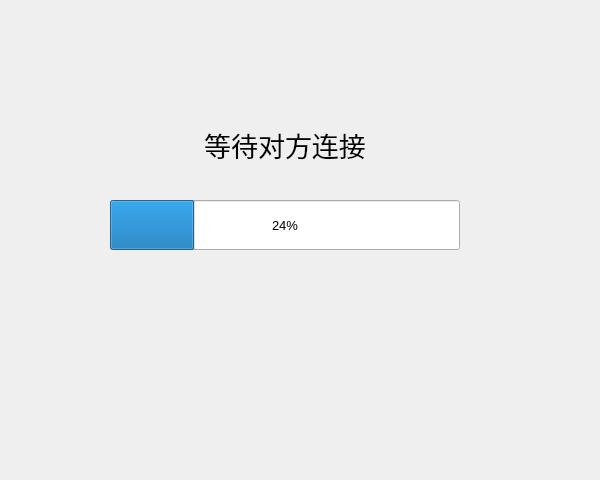
<?xml version="1.0" encoding="UTF-8"?>
<ui version="4.0">
 <class>acceptFileWindow</class>
 <widget class="QWidget" name="acceptFileWindow">
  <property name="geometry">
   <rect>
    <x>0</x>
    <y>0</y>
    <width>600</width>
    <height>480</height>
   </rect>
  </property>
  <property name="minimumSize">
   <size>
    <width>600</width>
    <height>480</height>
   </size>
  </property>
  <property name="maximumSize">
   <size>
    <width>600</width>
    <height>480</height>
   </size>
  </property>
  <property name="windowTitle">
   <string>Form</string>
  </property>
  <widget class="QLabel" name="state_label">
   <property name="geometry">
    <rect>
     <x>85</x>
     <y>120</y>
     <width>400</width>
     <height>50</height>
    </rect>
   </property>
   <property name="font">
    <font>
     <family>楷体</family>
     <pointsize>20</pointsize>
     <weight>50</weight>
     <bold>false</bold>
     <kerning>true</kerning>
    </font>
   </property>
   <property name="text">
    <string>等待对方连接</string>
   </property>
   <property name="textFormat">
    <enum>Qt::AutoText</enum>
   </property>
   <property name="alignment">
    <set>Qt::AlignCenter</set>
   </property>
  </widget>
  <widget class="QProgressBar" name="progressBar">
   <property name="geometry">
    <rect>
     <x>110</x>
     <y>200</y>
     <width>350</width>
     <height>50</height>
    </rect>
   </property>
   <property name="font">
    <font>
     <pointsize>10</pointsize>
    </font>
   </property>
   <property name="value">
    <number>24</number>
   </property>
  </widget>
 </widget>
 <resources/>
 <connections/>
</ui>
